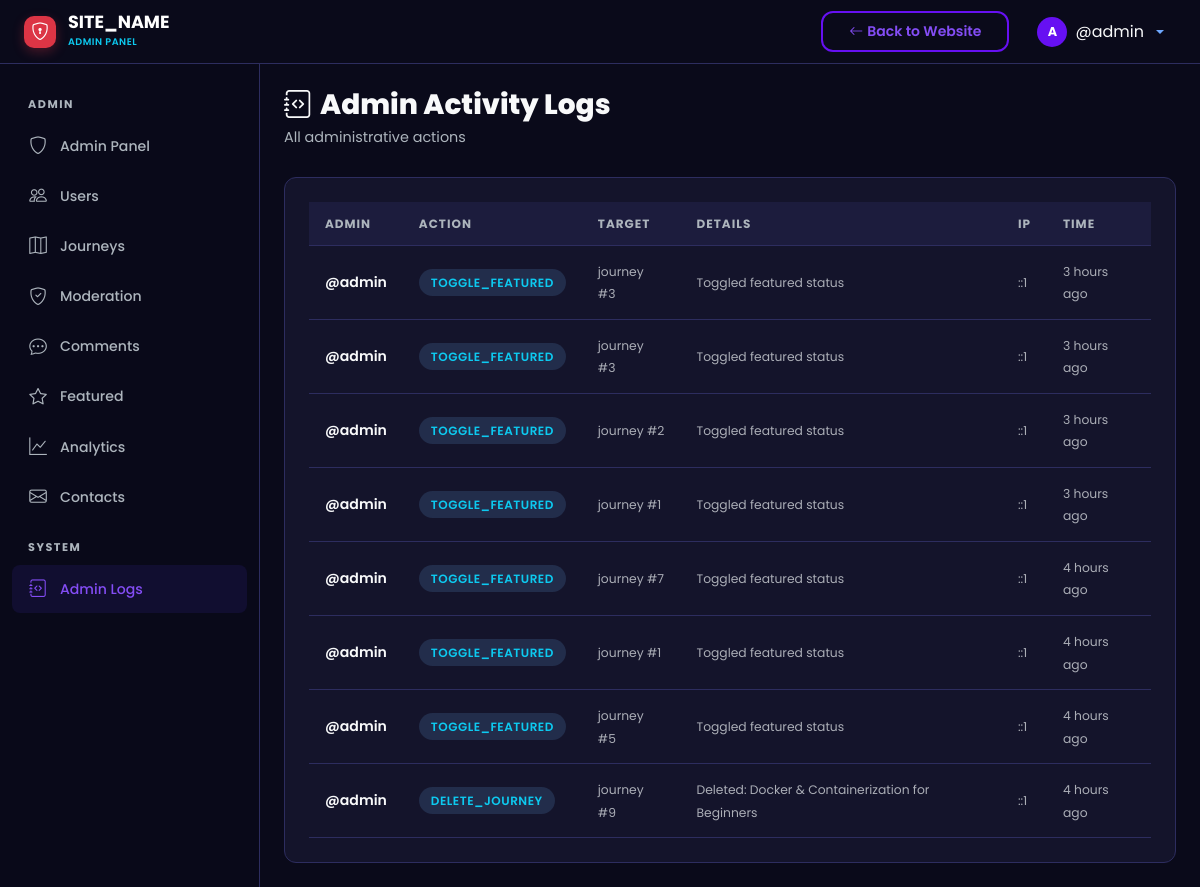
The app's page /admin/logs.php (signed in), older data.
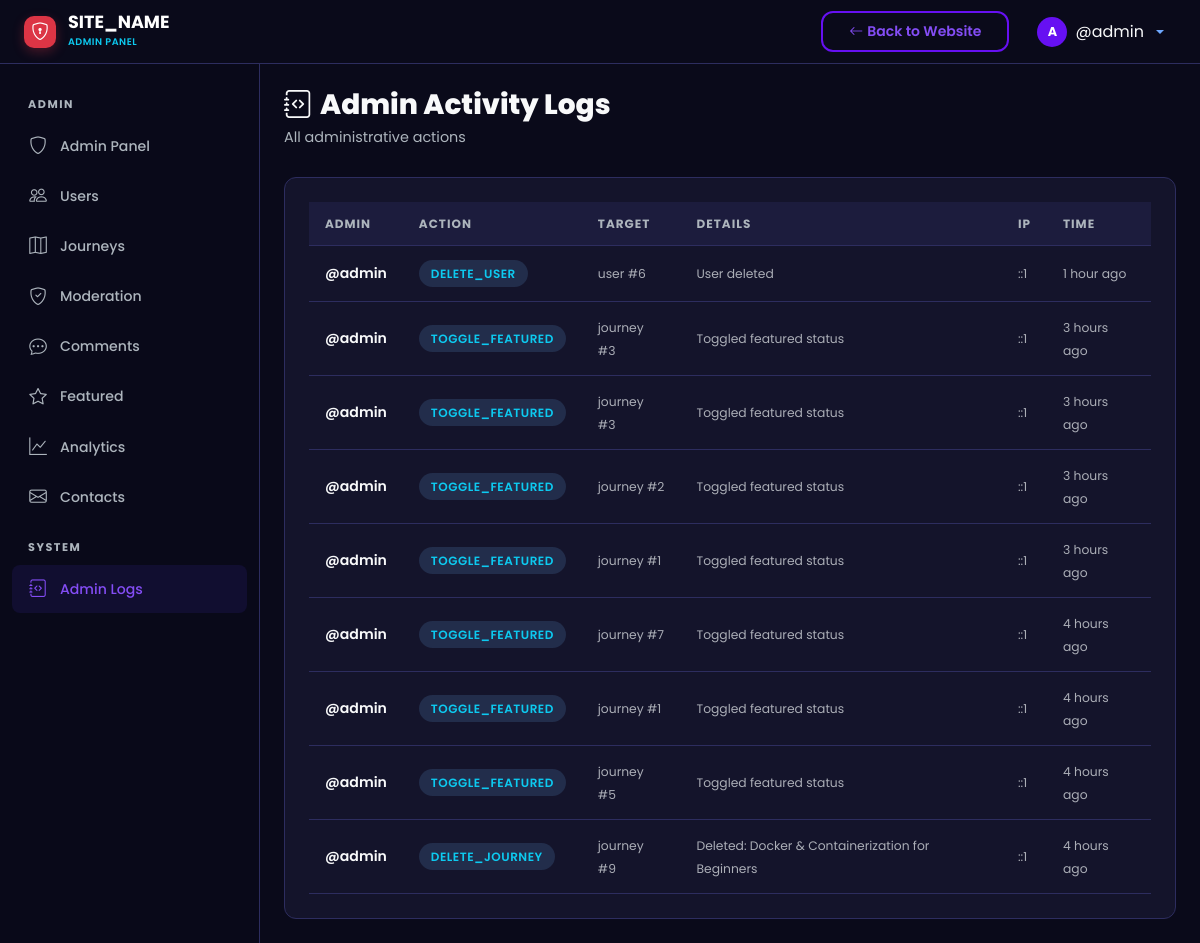
The same page, newer data.
### tables this page shows
CREATE TABLE `admin_logs` (
  `id` int UNSIGNED NOT NULL,
  `admin_id` int UNSIGNED NOT NULL,
  `action` varchar(100) NOT NULL,
  `target_type` varchar(50) DEFAULT NULL,
  `target_id` int UNSIGNED DEFAULT NULL,
  `details` text,
  `ip_address` varchar(45) DEFAULT NULL,
  `created_at` datetime NOT NULL DEFAULT CURRENT_TIMESTAMP
);

CREATE TABLE `users` (
  `id` int UNSIGNED NOT NULL,
  `username` varchar(50) NOT NULL,
  `email` varchar(255) NOT NULL,
  `password_hash` varchar(255) NOT NULL,
  `full_name` varchar(100) NOT NULL,
  `avatar` varchar(255) DEFAULT 'default-avatar.png',
  `bio` text,
  `role` enum('user','admin') NOT NULL DEFAULT 'user',
  `is_active` tinyint(1) NOT NULL DEFAULT '1',
  `current_streak` int UNSIGNED NOT NULL DEFAULT '0',
  `longest_streak` int UNSIGNED NOT NULL DEFAULT '0',
  `last_activity_date` date DEFAULT NULL,
  `created_at` datetime NOT NULL DEFAULT CURRENT_TIMESTAMP,
  `updated_at` datetime NOT NULL DEFAULT CURRENT_TIMESTAMP ON UPDATE CURRENT_TIMESTAMP
);

### includes/session.php (called while the page is built, shortened)
<?php
function isLoggedIn(): bool {
    return isset($_SESSION['user_id']);
}
function getCurrentUser(): ?array {
    return [
        'id'        => $_SESSION['user_id'],
        'username'  => $_SESSION['username'],
        'full_name' => $_SESSION['full_name'],
        'email'     => $_SESSION['email'],
        'role'      => $_SESSION['user_role'],
        'avatar'    => $_SESSION['avatar'] ?? 'default-avatar.png',
    ];
}

### includes/helpers.php (called while the page is built, shortened)
<?php
function sanitize(?string $input): string {
    return htmlspecialchars(trim($input), ENT_QUOTES, 'UTF-8');
}
function timeAgo(string $datetime): string {
    $now  = new DateTime();
    $past = new DateTime($datetime);
    $diff = $now->diff($past);
    if ($diff->h > 0) return $diff->h . ' hour' . ($diff->h > 1 ? 's' : '') . ' ago';
    return 'just now';
}
function getUnreadNotificationCount(int $userId): int {
    $db = getDB();
    $stmt = $db->prepare("SELECT COUNT(*) FROM notifications WHERE user_id = ? AND is_read = 0");
    $stmt->execute([$userId]);
    return (int)$stmt->fetchColumn();
}

### admin/logs.php (the view, shortened to what this page needs)
<?php
require_once __DIR__ . '/includes/admin_header.php';
$db = getDB();
$logs = $db->query("SELECT al.*, u.username FROM admin_logs al JOIN users u ON al.admin_id = u.id ORDER BY al.created_at DESC LIMIT 100")->fetchAll();
?>
<div class="st-page-header">
    <h1 class="st-page-title"><i class="bi bi-journal-code me-2"></i>Admin Activity Logs</h1>
    <p class="st-page-subtitle">All administrative actions</p>
</div>
<div class="st-card">
    <?php if (empty($logs)): ?>
        <div class="st-empty-state py-4">
            <i class="bi bi-journal d-block"></i>
            <h6 class="text-muted">No admin actions recorded yet</h6>
        </div>
    <?php else: ?>
        <div class="table-responsive">
            <table class="st-table">
                <thead><tr><th>Admin</th><th>Action</th><th>Target</th><th>Details</th><th>IP</th><th>Time</th></tr></thead>
                <tbody>
                    <?php foreach ($logs as $log): ?>
                    <tr>
                        <td class="fw-semibold"><?= sanitize($log['username']) ?></td>
                        <td><span class="st-badge st-badge-info"><?= sanitize($log['action']) ?></span></td>
                        <td><small class="text-muted"><?= sanitize($log['target_type'] ?? '-') ?> #<?= $log['target_id'] ?? '-' ?></small></td>
                        <td><small class="text-muted"><?= sanitize($log['details'] ?? '-') ?></small></td>
                        <td><small class="text-muted"><?= sanitize($log['ip_address'] ?? '-') ?></small></td>
                        <td><small class="text-muted"><?= timeAgo($log['created_at']) ?></small></td>
                    </tr>
                    <?php endforeach; ?>
                </tbody>
            </table>
        </div>
    <?php endif; ?>
</div>
<?php require_once __DIR__ . '/includes/admin_footer.php'; ?>

### admin/includes/admin_header.php (shortened to what this page needs)
<?php
require_once __DIR__ . '/../../includes/session.php';
require_once __DIR__ . '/../../includes/helpers.php';
$currentUser = getCurrentUser();
$notifCount = getUnreadNotificationCount($currentUser['id']);
?>
<!DOCTYPE html>
<html lang="en" data-bs-theme="dark">
<head>
    <link href="https://cdn.jsdelivr.net/npm/bootstrap@5.3.3/dist/css/bootstrap.min.css" rel="stylesheet">
    <link href="https://cdn.jsdelivr.net/npm/bootstrap-icons@1.11.3/font/bootstrap-icons.min.css" rel="stylesheet">
    <link href="<?= SITE_URL ?>/assets/css/style.css" rel="stylesheet">
    <link href="<?= SITE_URL ?>/assets/css/dashboard.css" rel="stylesheet">
</head>
<body class="dashboard-body">
<nav class="navbar navbar-expand-lg navbar-dark st-topbar fixed-top">
    <div class="container-fluid px-4">
        <a class="navbar-brand py-0" href="<?= SITE_URL ?>/admin/dashboard.php">
            <div class="st-logo-container">
                <div class="st-logo-icon" style="width:32px;height:32px;font-size:1.1rem;background:var(--st-danger);box-shadow: 0 4px 12px rgba(220, 53, 69, 0.3);"><i class="bi bi-shield-lock"></i></div>
                <div class="st-logo-text">
                    <span class="st-logo-name" style="font-size:1.1rem;"><?= SITE_NAME ?></span>
                    <span class="st-logo-tagline" style="font-size:0.6rem;">Admin Panel</span>
                </div>
            </div>
        </a>
        <div class="d-flex align-items-center ms-auto gap-3">
            <a href="<?= SITE_URL ?>" class="btn btn-sm btn-st-secondary"><i class="bi bi-arrow-left me-1"></i>Back to Website</a>
            <div class="dropdown">
                <button class="btn btn-link text-decoration-none dropdown-toggle st-user-dropdown d-flex align-items-center gap-2" data-bs-toggle="dropdown">
                    <div class="st-avatar-initial" style="width:30px;height:30px;font-size:0.8rem;">
                        <?= substr(sanitize(!empty($currentUser['full_name']) ? $currentUser['full_name'] : $currentUser['username']), 0, 1) ?>
                    </div>
                    <span class="d-none d-md-inline text-light"><?= sanitize($currentUser['username']) ?></span>
                </button>
            </div>
        </div>
    </div>
</nav>
<div class="st-wrapper">
    <nav class="st-sidebar" id="sidebar">
        <div class="st-sidebar-inner">
            <ul class="st-sidebar-nav">
                <li class="st-sidebar-heading">Admin</li>
                <li><a href="<?= SITE_URL ?>/admin/dashboard.php" class="<?= basename($_SERVER['PHP_SELF']) === 'dashboard.php' ? 'active' : '' ?>"><i class="bi bi-shield"></i><span>Admin Panel</span></a></li>
                <li><a href="<?= SITE_URL ?>/admin/users.php" class="<?= basename($_SERVER['PHP_SELF']) === 'users.php' ? 'active' : '' ?>"><i class="bi bi-people"></i><span>Users</span></a></li>
                <li><a href="<?= SITE_URL ?>/admin/journeys.php" class="<?= basename($_SERVER['PHP_SELF']) === 'journeys.php' ? 'active' : '' ?>"><i class="bi bi-map"></i><span>Journeys</span></a></li>
                <li><a href="<?= SITE_URL ?>/admin/moderation.php" class="<?= basename($_SERVER['PHP_SELF']) === 'moderation.php' ? 'active' : '' ?>"><i class="bi bi-shield-check"></i><span>Moderation</span></a></li>
                <li><a href="<?= SITE_URL ?>/admin/comments.php" class="<?= basename($_SERVER['PHP_SELF']) === 'comments.php' ? 'active' : '' ?>"><i class="bi bi-chat-dots"></i><span>Comments</span></a></li>
                <li><a href="<?= SITE_URL ?>/admin/featured.php" class="<?= basename($_SERVER['PHP_SELF']) === 'featured.php' ? 'active' : '' ?>"><i class="bi bi-star"></i><span>Featured</span></a></li>
                <li><a href="<?= SITE_URL ?>/admin/analytics.php" class="<?= basename($_SERVER['PHP_SELF']) === 'analytics.php' ? 'active' : '' ?>"><i class="bi bi-graph-up"></i><span>Analytics</span></a></li>
                <li><a href="<?= SITE_URL ?>/admin/contacts.php" class="<?= basename($_SERVER['PHP_SELF']) === 'contacts.php' ? 'active' : '' ?>"><i class="bi bi-envelope"></i><span>Contacts</span></a></li>
                <li class="st-sidebar-heading">System</li>
                <li><a href="<?= SITE_URL ?>/admin/logs.php" class="<?= basename($_SERVER['PHP_SELF']) === 'logs.php' ? 'active' : '' ?>"><i class="bi bi-journal-code"></i><span>Admin Logs</span></a></li>
            </ul>
        </div>
    </nav>
    <main class="st-content">
        <div class="container-fluid p-4">

### admin/includes/admin_footer.php (shortened to what this page needs)
        </div>
    </main>
</div>
</body>
</html>

### assets/css/style.css (style rules this page uses)
:root { --st-primary: #6610f2; --st-primary-light: #844df5; --st-primary-dark: #520dc2; --st-secondary: #0dcaf0; --st-accent: #0dcaf0; --st-success: #198754; --st-warning: #ffc107; --st-danger: #dc3545; --st-info: #0dcaf0; --st-dark: #0a0a1a; --st-dark-card: #14142b; --st-dark-surface: #1c1c3d; --st-dark-border: #2d2d5f; --st-text: #f8f9fa; --st-text-muted: #adb5bd; --st-gradient-1: var(--st-primary); --st-gradient-2: var(--st-secondary); --st-gradient-3: #6c5ce7; --st-radius: 12px; --st-radius-sm: 8px; --st-radius-lg: 24px; --st-shadow: 0 10px 30px rgba(0, 0, 0, 0.3); --st-shadow-sm: 0 4px 12px rgba(0, 0, 0, 0.2); --st-transition: all 0.3s cubic-bezier(0.4, 0, 0.2, 1); --st-font: 'Poppins', 'Montserrat', sans-serif; }
* { margin: 0; padding: 0; box-sizing: border-box; }
body { font-family: var(--st-font); background: var(--st-dark); color: var(--st-text); line-height: 1.6; overflow-x: hidden; min-height: 100vh; }
a { color: var(--st-primary-light); text-decoration: none; transition: var(--st-transition); }
.btn-st-secondary { background: transparent; border: 2px solid var(--st-primary); color: var(--st-primary-light); font-weight: 600; padding: 8px 26px; border-radius: var(--st-radius); transition: var(--st-transition); }
.st-card { background: var(--st-dark-card); border: 1px solid var(--st-dark-border); border-radius: var(--st-radius); padding: 24px; transition: var(--st-transition); }
.st-badge { display: inline-flex; align-items: center; gap: 4px; padding: 4px 12px; border-radius: 20px; font-size: 0.75rem; font-weight: 600; text-transform: uppercase; letter-spacing: 0.5px; }
.st-badge-info { background: rgba(116, 185, 255, 0.15); color: var(--st-info); }
.st-logo-container { display: flex; align-items: center; gap: 12px; }
.st-logo-icon { width: 42px; height: 42px; background: var(--st-primary); border-radius: 10px; display: flex; align-items: center; justify-content: center; color: #fff; font-size: 1.5rem; box-shadow: 0 4px 12px rgba(102, 16, 242, 0.3); }
.st-logo-text { display: flex; flex-direction: column; justify-content: center; }
.st-logo-name { font-family: 'Poppins', sans-serif; font-weight: 700; font-size: 1.4rem; color: #fff; line-height: 1; }
.st-logo-tagline { font-size: 0.7rem; color: var(--st-secondary); font-weight: 600; text-transform: uppercase; letter-spacing: 0.5px; margin-top: 2px; }
.st-avatar-initial { width: 32px; height: 32px; background: var(--st-primary); color: #fff; border-radius: 50%; display: flex; align-items: center; justify-content: center; font-weight: 700; font-size: inherit; text-transform: uppercase; flex-shrink: 0; overflow: hidden; }

Row changes from the older to the newer data that the page shows:
added admin_logs: admin.username "@admin", action "DELETE_USER", target_type "user", target "6", details "User deleted", ip_address "::1", created_at "1 hour ago"
